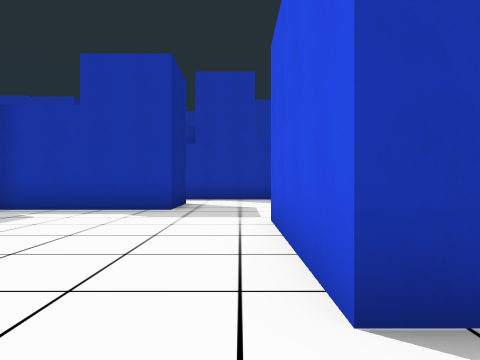
View 1 (above)

24 first-person views from a walk through a Godot game level. The camera is 1.3 m above the floor, looks level and sees 70° across. The floor is counted in squares, 2 m on a side. Each view is taken from the middle of a square. On the plan, view 1 faces up. The plan holds only what a view shows up to about 10 squares ahead; the rest is blank. The place goes on beyond the plan.

View 2
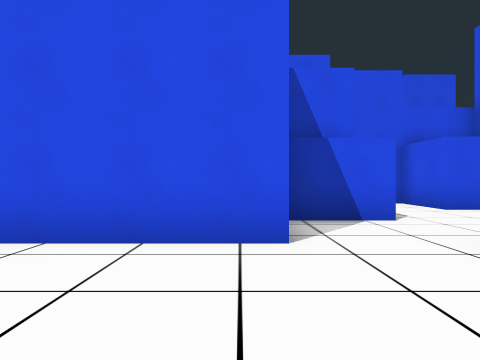

View 3
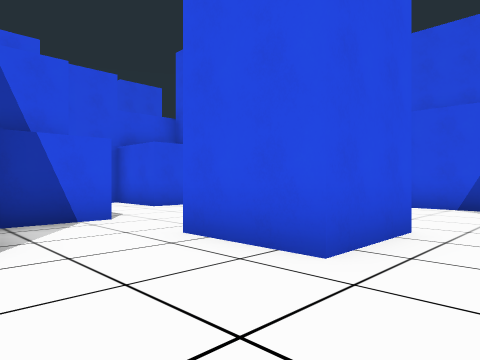

View 4
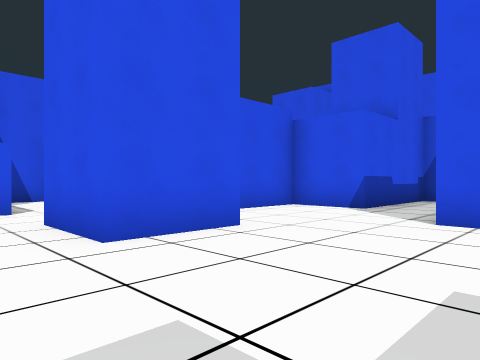

View 5
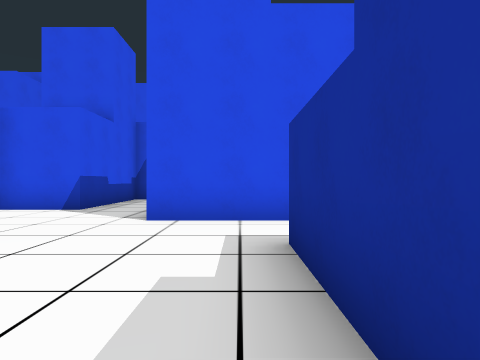

View 6
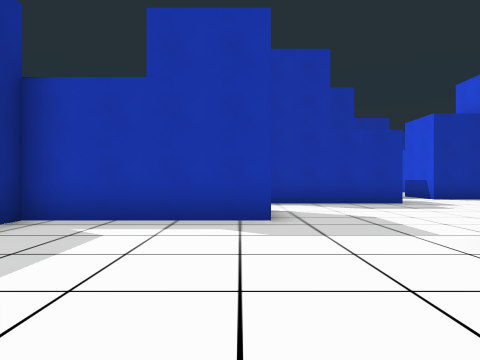

View 7
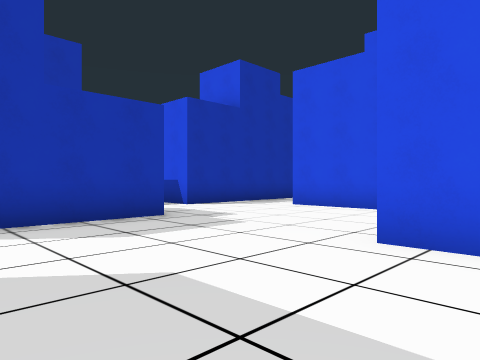

View 8
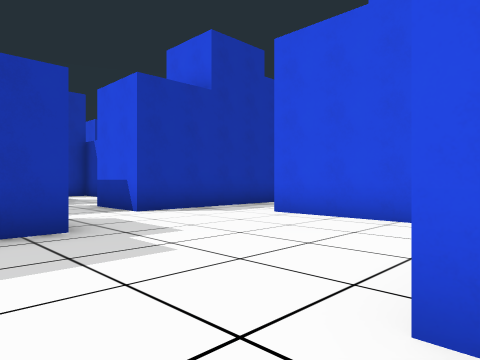

View 9
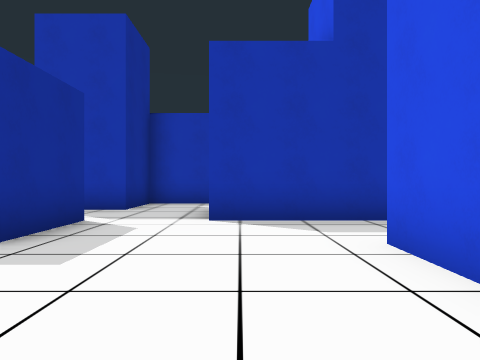

View 10
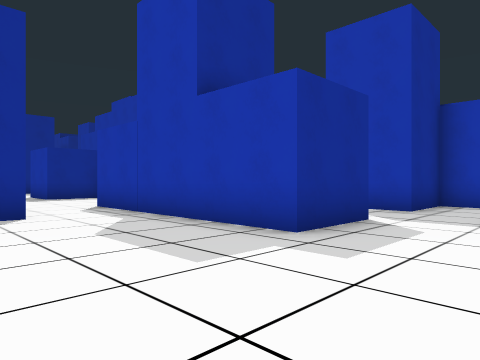

View 11
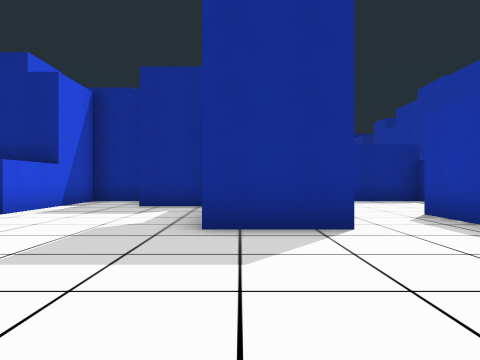

View 12
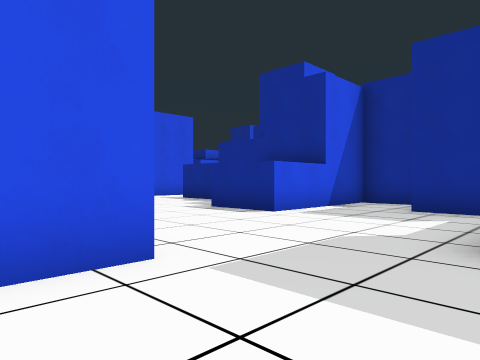

View 13
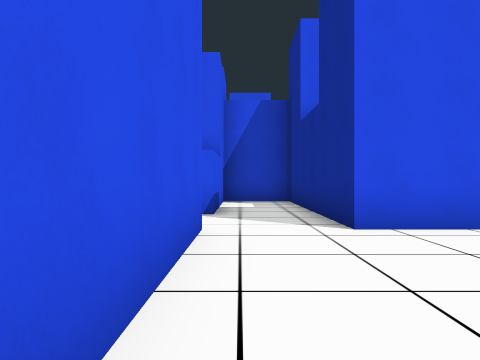

View 14
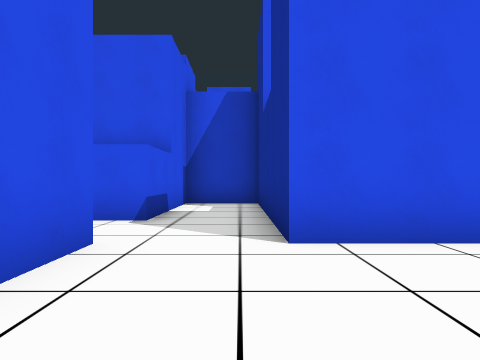

View 15
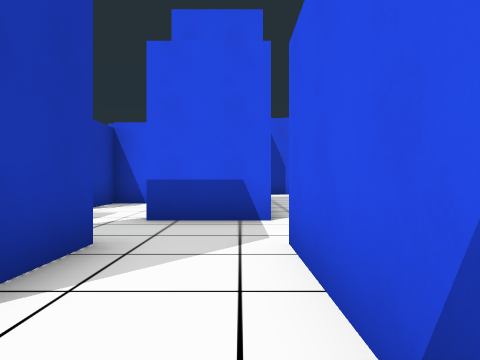

View 16
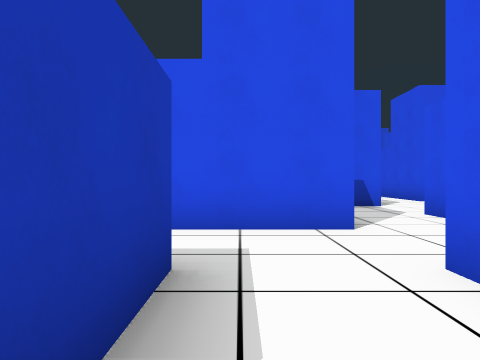

View 17
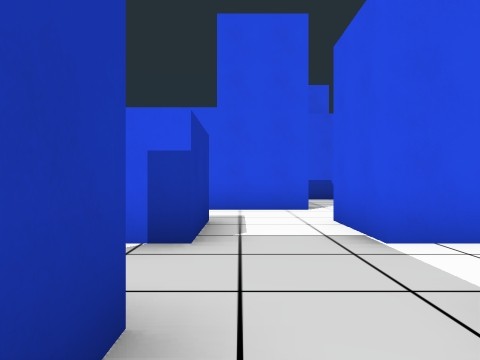

View 18
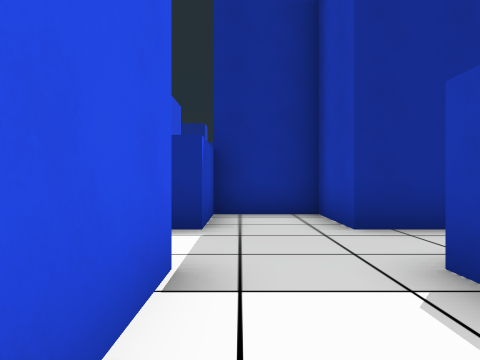

View 19
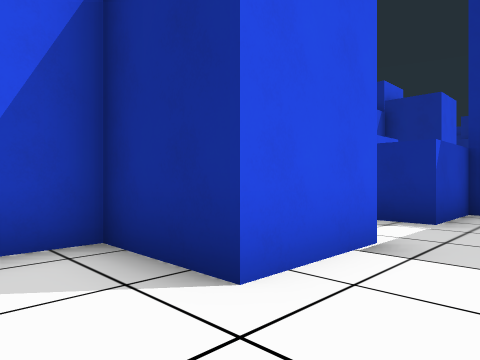

View 20
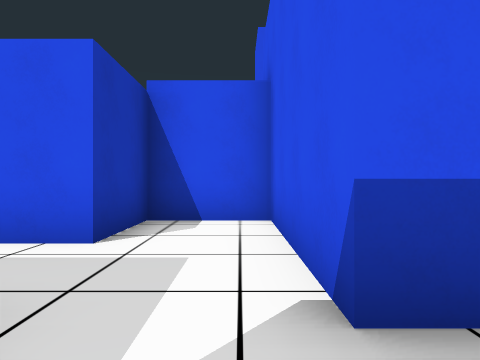

View 21
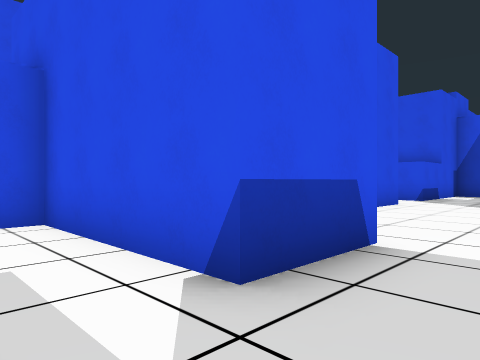

View 22
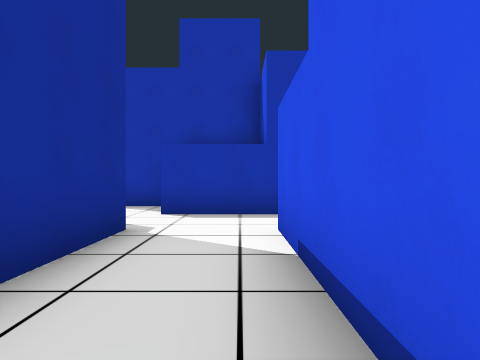

View 23
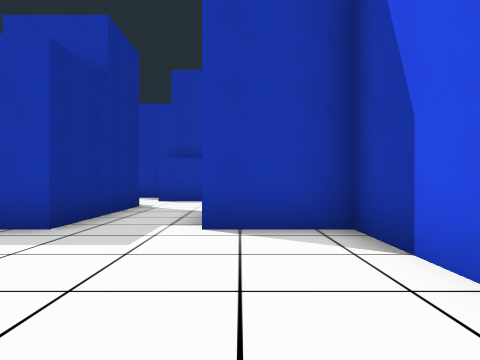

View 24
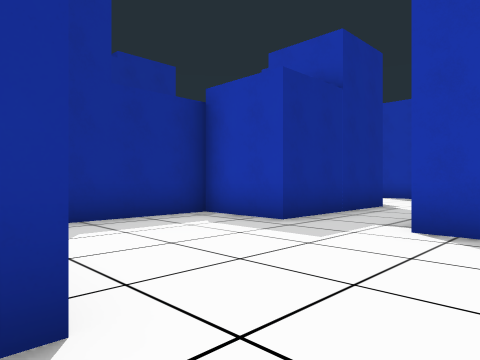

### Floor plan
Ten units are one square. View 1 is at (0, 0); x grows to the right and y downward. Boxes are objects, and circles mark ways between rooms. Rooms are numbered by the first view taken in them; rooms with no view inside come last. Other rooms are left out.
<svg viewBox="-80 -190 170 291">
<path fill="none" stroke="#000" d="M65 89 65 65 45 65 45 25 65 25 65 12M25 25 25 65 5 65 5 92M48 5 25 5 25 -12M-5 5 5 5M21 -15 5 -15M25 -65 25 -75 45 -75 45 -15 65 -15 65 -55M-15 -96 -15 -75 -55 -75 -55 -55M5 -15 5 -55 16 -55M65 -74 65 -115M5 -135 25 -135 25 -115 -35 -115M-75 -49 -75 -35 -35 -35 -35 -15M-55 -4 -55 25M-15 25 -15 5 -5 5M64 -135 45 -135 45 -155 85 -155 85 -175 65 -175 65 -185M-59 45 -35 45M42 -175 25 -175 25 -155 11 -155M-15 96 -15 65 5 65 5 45M-15 -175 -35 -175M5 -154 5 -180M-35 -155 -15 -155 -15 -135 5 -135M-55 -185 -55 -175 -75 -175 -75 -155 -55 -155M-35 -175 -35 -182"/>
<circle cx="5" cy="-5" r="3" fill="#2a7"/>
<circle cx="15" cy="-145" r="3" fill="#2a7"/>
<circle cx="-25" cy="-165" r="3" fill="#2a7"/>
<text x="30" y="70">1</text>
<text x="0" y="-60">2</text>
<text x="-10" y="-160">3</text>
<text x="-50" y="-170">4</text>
</svg>
Room 1 opens to room 2. Room 2 opens to room 3. Room 3 opens to room 4.

Where each view was taken, in squares from view 1:
view 1: 0 up, 0 right, facing up
view 2: 2 up, 3 left, facing right
view 3: 2 up, 3 left, facing down-right
view 4: 1 up, 5 left, facing down-right
view 5: 1 up, 5 left, facing down
view 6: 2 up, 2 left, facing up
view 7: 6 up, 1 left, facing up-right
view 8: 7 up, 1 right, facing up-right
view 9: 8 up, 5 right, facing up
view 10: 8 up, 5 right, facing up-left
view 11: 8 up, 3 right, facing left
view 12: 8 up, 2 right, facing down-left
view 13: 12 up, 6 right, facing down
view 14: 11 up, 5 right, facing down
view 15: 14 up, 1 left, facing right
view 16: 17 up, 4 left, facing right
view 17: 17 up, 7 left, facing right
view 18: 16 up, 1 left, facing left
view 19: 17 up, 0 right, facing down-left
view 20: 16 up, 3 right, facing right
view 21: 17 up, 3 right, facing down-right
view 22: 7 down, 4 right, facing up
view 23: 11 down, 5 right, facing up
view 24: 11 down, 6 right, facing up-left
